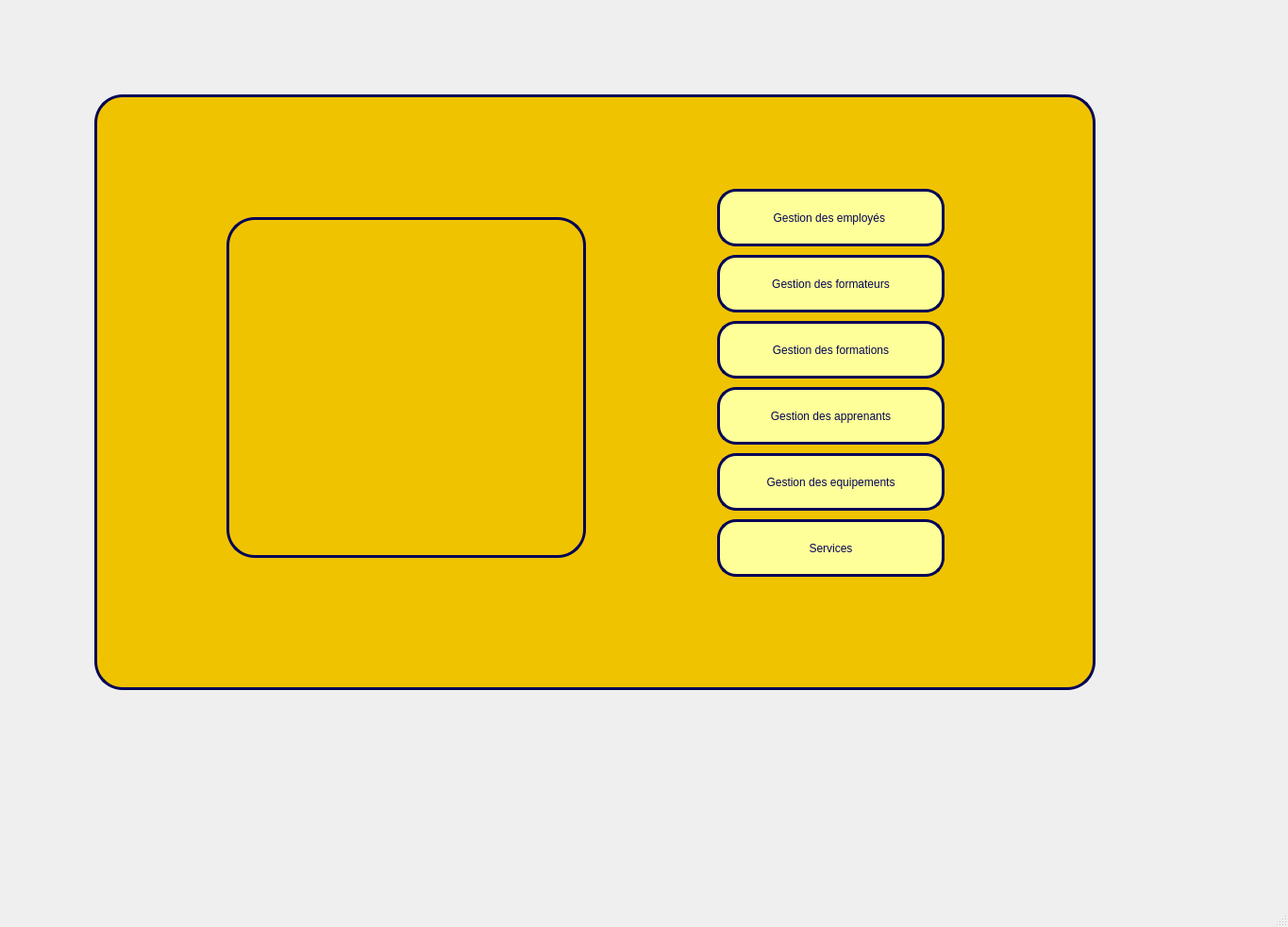
<?xml version="1.0" encoding="UTF-8"?>
<ui version="4.0">
 <class>app</class>
 <widget class="QMainWindow" name="app">
  <property name="geometry">
   <rect>
    <x>0</x>
    <y>0</y>
    <width>1365</width>
    <height>982</height>
   </rect>
  </property>
  <property name="windowTitle">
   <string>app</string>
  </property>
  <widget class="QWidget" name="centralwidget">
   <widget class="QFrame" name="frame">
    <property name="geometry">
     <rect>
      <x>100</x>
      <y>100</y>
      <width>1061</width>
      <height>631</height>
     </rect>
    </property>
    <property name="styleSheet">
     <string notr="true">background-color: rgb(240, 195, 0);
border-radius: 30px;
border: 3px solid #040457;</string>
    </property>
    <property name="frameShape">
     <enum>QFrame::Shape::StyledPanel</enum>
    </property>
    <property name="frameShadow">
     <enum>QFrame::Shadow::Raised</enum>
    </property>
    <widget class="QPushButton" name="pushButton">
     <property name="geometry">
      <rect>
       <x>660</x>
       <y>170</y>
       <width>241</width>
       <height>61</height>
      </rect>
     </property>
     <property name="styleSheet">
      <string notr="true">QPushButton{
border: 3px solid #040457;
background-color: rgb(255, 255, 153);
	color: rgb(4, 4, 87);
border-radius: 20px;
	font: 700 9pt &quot;Rockwell&quot;;
}

QPushButton:hover{
	border: 3px solid #ffffff;
	border-radius:10px;
}</string>
     </property>
     <property name="text">
      <string>Gestion des formateurs</string>
     </property>
    </widget>
    <widget class="QPushButton" name="pushButton_2">
     <property name="geometry">
      <rect>
       <x>660</x>
       <y>240</y>
       <width>241</width>
       <height>61</height>
      </rect>
     </property>
     <property name="styleSheet">
      <string notr="true">QPushButton{
border: 3px solid #040457;
background-color: rgb(255, 255, 153);
	color: rgb(4, 4, 87);
border-radius: 20px;
	font: 700 9pt &quot;Rockwell&quot;;
}

QPushButton:hover{
	border: 3px solid #ffffff;
	border-radius:10px;
}</string>
     </property>
     <property name="text">
      <string>Gestion des formations</string>
     </property>
    </widget>
    <widget class="QPushButton" name="pushButton_3">
     <property name="geometry">
      <rect>
       <x>660</x>
       <y>380</y>
       <width>241</width>
       <height>61</height>
      </rect>
     </property>
     <property name="styleSheet">
      <string notr="true">QPushButton{
border: 3px solid #040457;
background-color: rgb(255, 255, 153);
	color: rgb(4, 4, 87);
border-radius: 20px;
	font: 700 9pt &quot;Rockwell&quot;;
}

QPushButton:hover{
	border: 3px solid #ffffff;
	border-radius:10px;
}</string>
     </property>
     <property name="text">
      <string>Gestion des equipements</string>
     </property>
    </widget>
    <widget class="QPushButton" name="pushButton_4">
     <property name="geometry">
      <rect>
       <x>660</x>
       <y>100</y>
       <width>241</width>
       <height>61</height>
      </rect>
     </property>
     <property name="styleSheet">
      <string notr="true">QPushButton{
border: 3px solid #040457;
background-color: rgb(255, 255, 153);
	color: rgb(4, 4, 87);
border-radius: 20px;
	font: 700 9pt &quot;Rockwell&quot;;
}

QPushButton:hover{
	border: 3px solid #ffffff;
	border-radius:10px;
}</string>
     </property>
     <property name="text">
      <string>Gestion des employés </string>
     </property>
    </widget>
    <widget class="QPushButton" name="pushButton_5">
     <property name="geometry">
      <rect>
       <x>660</x>
       <y>450</y>
       <width>241</width>
       <height>61</height>
      </rect>
     </property>
     <property name="styleSheet">
      <string notr="true">QPushButton{
border: 3px solid #040457;
background-color: rgb(255, 255, 153);
	color: rgb(4, 4, 87);
border-radius: 20px;
	font: 700 9pt &quot;Rockwell&quot;;
}

QPushButton:hover{
	border: 3px solid #ffffff;
	border-radius:10px;
}</string>
     </property>
     <property name="text">
      <string>Services</string>
     </property>
    </widget>
    <widget class="QPushButton" name="pushButton_7">
     <property name="geometry">
      <rect>
       <x>660</x>
       <y>310</y>
       <width>241</width>
       <height>61</height>
      </rect>
     </property>
     <property name="styleSheet">
      <string notr="true">QPushButton{
border: 3px solid #040457;
background-color: rgb(255, 255, 153);
	color: rgb(4, 4, 87);
border-radius: 20px;
	font: 700 9pt &quot;Rockwell&quot;;
}

QPushButton:hover{
	border: 3px solid #ffffff;
	border-radius:10px;
}</string>
     </property>
     <property name="text">
      <string>Gestion des apprenants</string>
     </property>
    </widget>
    <widget class="QPushButton" name="pushButton_8">
     <property name="geometry">
      <rect>
       <x>1230</x>
       <y>510</y>
       <width>141</width>
       <height>41</height>
      </rect>
     </property>
     <property name="text">
      <string>Reglage</string>
     </property>
    </widget>
    <widget class="QLabel" name="label_2">
     <property name="geometry">
      <rect>
       <x>1000</x>
       <y>580</y>
       <width>41</width>
       <height>31</height>
      </rect>
     </property>
     <property name="styleSheet">
      <string notr="true">border :none;</string>
     </property>
     <property name="text">
      <string/>
     </property>
     <property name="pixmap">
      <pixmap>:/img/reglage.png</pixmap>
     </property>
     <property name="scaledContents">
      <bool>true</bool>
     </property>
    </widget>
    <widget class="QLabel" name="label">
     <property name="geometry">
      <rect>
       <x>140</x>
       <y>130</y>
       <width>381</width>
       <height>361</height>
      </rect>
     </property>
     <property name="text">
      <string/>
     </property>
     <property name="pixmap">
      <pixmap resource="../apprenants/image.qrc">:/img/image.png</pixmap>
     </property>
     <property name="scaledContents">
      <bool>true</bool>
     </property>
    </widget>
   </widget>
  </widget>
  <widget class="QMenuBar" name="menubar">
   <property name="geometry">
    <rect>
     <x>0</x>
     <y>0</y>
     <width>1365</width>
     <height>25</height>
    </rect>
   </property>
  </widget>
  <widget class="QStatusBar" name="statusbar"/>
 </widget>
 <resources>
  <include location="../apprenants/image.qrc"/>
 </resources>
 <connections/>
</ui>
